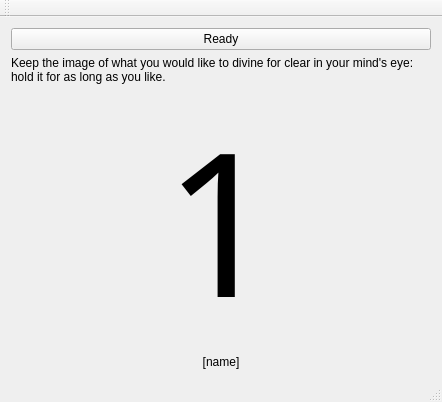
<?xml version="1.0" encoding="UTF-8"?>
<ui version="4.0">
 <class>MainWindow</class>
 <widget class="QMainWindow" name="MainWindow">
  <property name="geometry">
   <rect>
    <x>0</x>
    <y>0</y>
    <width>442</width>
    <height>374</height>
   </rect>
  </property>
  <property name="windowTitle">
   <string>Runes (v0.01)</string>
  </property>
  <widget class="QWidget" name="centralWidget">
   <layout class="QVBoxLayout" name="verticalLayout">
    <item>
     <widget class="QPushButton" name="btnReady">
      <property name="text">
       <string>Ready</string>
      </property>
     </widget>
    </item>
    <item>
     <widget class="QLabel" name="lbl_instructions">
      <property name="text">
       <string>Keep the image of what you would like to divine for clear in your mind's eye: hold it for as long as you like.</string>
      </property>
      <property name="wordWrap">
       <bool>true</bool>
      </property>
     </widget>
    </item>
    <item>
     <widget class="QLabel" name="rune_result">
      <property name="enabled">
       <bool>true</bool>
      </property>
      <property name="font">
       <font>
        <family>Runes</family>
        <pointsize>150</pointsize>
        <weight>50</weight>
        <bold>false</bold>
       </font>
      </property>
      <property name="toolTip">
       <string>Your divined Rune</string>
      </property>
      <property name="accessibleName">
       <string>runefont</string>
      </property>
      <property name="accessibleDescription">
       <string>TTF File 'Runes'</string>
      </property>
      <property name="frameShadow">
       <enum>QFrame::Raised</enum>
      </property>
      <property name="text">
       <string>1</string>
      </property>
      <property name="textFormat">
       <enum>Qt::AutoText</enum>
      </property>
      <property name="scaledContents">
       <bool>true</bool>
      </property>
      <property name="alignment">
       <set>Qt::AlignCenter</set>
      </property>
      <property name="wordWrap">
       <bool>true</bool>
      </property>
      <property name="indent">
       <number>1</number>
      </property>
     </widget>
    </item>
    <item>
     <widget class="QLabel" name="lbl_info">
      <property name="text">
       <string>[name]</string>
      </property>
      <property name="alignment">
       <set>Qt::AlignCenter</set>
      </property>
     </widget>
    </item>
   </layout>
  </widget>
  <widget class="QMenuBar" name="menuBar">
   <property name="geometry">
    <rect>
     <x>0</x>
     <y>0</y>
     <width>442</width>
     <height>22</height>
    </rect>
   </property>
  </widget>
  <widget class="QToolBar" name="mainToolBar">
   <attribute name="toolBarArea">
    <enum>TopToolBarArea</enum>
   </attribute>
   <attribute name="toolBarBreak">
    <bool>false</bool>
   </attribute>
  </widget>
  <widget class="QStatusBar" name="statusBar"/>
 </widget>
 <layoutdefault spacing="6" margin="11"/>
 <resources/>
 <connections/>
</ui>
